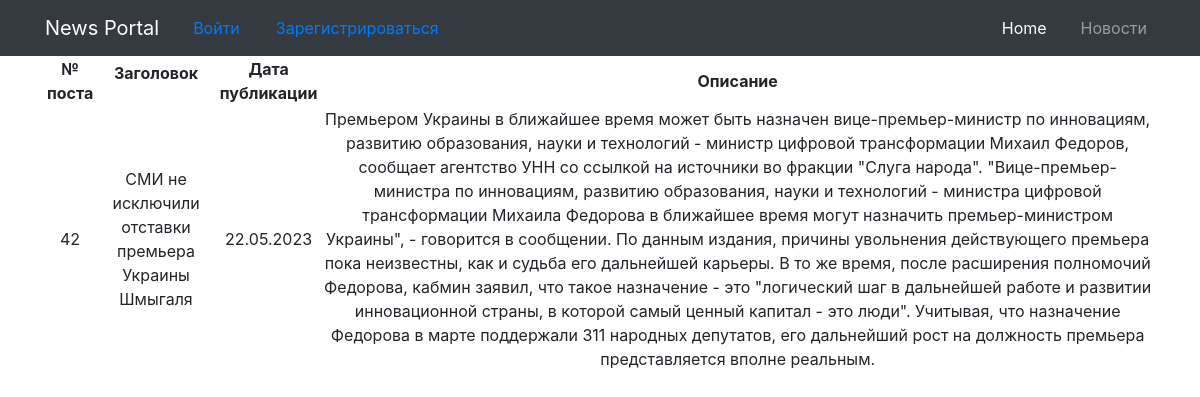
/42/, run on the app's committed database.
### MyApp/models.py (models this page shows, shortened)
class Post(models.Model):
    author = models.ForeignKey(User, on_delete=models.CASCADE)
    header = models.CharField(max_length=100, blank=False)
    body = models.CharField(max_length=8000, blank=True)
    post_date = models.DateField(default=timezone.now)

### MyApp/views.py (the view)
# urls.py: path('<int:pk>/', PostDetailedView.as_view(), name='post_details'),
class PostDetailedView(DetailView):
    model = Post
    template_name = 'MyApp/post_details.html'
    queryset = Post.objects.all()

### MyApp/templatetags/custom_template_funcs.py (called while the page is built)
@register.filter(name='censor')
def censor(value, arg):
    for i in value.split():
        if i.lower() in black_list:
            value = value.replace(i, arg)
    return value

### templates/MyApp/post_details.html (shortened to what this page needs)
{% extends 'flatpages/default.html' %}
{% load custom_template_funcs %}
{% block content %}
<table>
        <tr>
            <td valign="top" align="center"><b>№ поста</b></td>
            <td align="center"><b>Заголовок<p></b></td>
            <td align="center"><b>Дата публикации</b></td>
            <td align="center"><b>Описание </b></td>
        </tr>
    <tr>
        <td align="center">{{ post.id }}</td>
        <td>{{ post.header|default:"Без заголовка"|censor:'***' }}</td>
        <td align="center">{{ post.post_date|default:"Без даты"|date:'d.m.Y' }}</td>
        <td>{{ post.body|censor:'***' }}</td>
    </tr>
</table>
{% endblock content %}

### data on the page
Post: id "42", header|censor "СМИ не исключили отставки премьера Украины Шмыгаля", post_date "22.05.2023", body|censor "Премьером Украины в ближайшее время может быть назначен вице-премьер-министр по инновациям, развитию образования, науки и технологий - министр цифровой трансформации Михаил Федоров, сообщает агентство УНН со ссылкой на источники во фракции \"Слуга народа\". \"Вице-премьер-министра по инновациям, развитию образования, науки и технологий - министра цифровой трансформации Михаила Федорова в ближайшее время могут назначить премьер-министром Украины\", - говорится в сообщении. По данным издания, причины увольнения действующего премьера пока неизвестны, как и судьба его дальнейшей карьеры. В то же время, после расширения полномочий Федорова, кабмин заявил, что такое назначение - это \"логический шаг в…"
